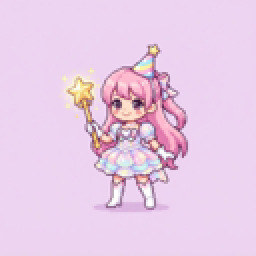
#> input picture _hf-ayesha-bot/ayesha-bot.png, 128 x 128 px (shown 2 times larger)
$ python theme-from-image.py ../_hf-ayesha-bot/ayesha-bot.png
#> lines starting #> are read from the running program, lines starting #| are printed output that depends on the picture
"""
ayesha-os theme extractor — derive a palette from an image and write it
into the `theme` section of ayesha.json (or print a dry-run preview).

run:
    python scripts/theme-from-image.py <image> [--name NAME] [--preset NAME]
        [--set role=#hex ...] [--out ayesha.json] [--dry-run]

Roles written: background, surface, text, primary, accent, secondary,
success, warning, error, dim, border, code_bg.

With --preset, the named built-in theme is used as the base and only the
roles the image actually informs are derived (dark cluster, pop cluster,
text); anything else keeps the preset values. Without it every role is
derived from the image.
"""
import argparse
import json
import sys
from collections import Counter
from pathlib import Path

from PIL import Image

ROOT = Path(__file__).resolve().parent.parent

# fixed hues for semantic roles when we derive them (warm-pink default)
DEFAULT_SEMANTIC = {
    "success": "#62C884",
    "warning": "#E0B24E",
    "error": "#E5536A",
}

PRESETS = {
    "kook": {
        "background": "#101014", "surface": "#16161C", "text": "#E8E6F0",
        "primary": "#E75E9D", "accent": "#D782A7", "secondary": "#4C5D79",
        "success": "#62C884", "warning": "#E0B24E", "error": "#E5536A",
        "dim": "#6A6478", "border": "#3D3E45", "code_bg": "#1A1A22",
    },
    "cyberpunk": {
        "background": "#0D0D0D", "surface": "#111111", "text": "#E8E8E8",
        "primary": "#55FF55", "accent": "#55FFFF", "secondary": "#FFFF55",
        "success": "#55FF55", "warning": "#FFFF55", "error": "#FF5555",
        "dim": "#555555", "border": "#3A3A3A", "code_bg": "#1A1A1A",
    },
    "sakura": {
        "background": "#1B0F18", "surface": "#241221", "text": "#F5E6F0",
        "primary": "#FF6FA5", "accent": "#FFB3D1", "secondary": "#8E7CC3",
        "success": "#6FCF97", "warning": "#E8C17D", "error": "#E5536A",
        "dim": "#8A7084", "border": "#5A3B55", "code_bg": "#2A1826",
    },
    "win95": {
        "background": "#000000", "surface": "#1A1A1A", "text": "#C0C0C0",
        "primary": "#008080", "accent": "#00FFFF", "secondary": "#0000A0",
        "success": "#008000", "warning": "#FFFF00", "error": "#FF0000",
        "dim": "#808080", "border": "#A0A0A0", "code_bg": "#101010",
    },
    "mono": {
        "background": "#0A0A0A", "surface": "#111111", "text": "#CCCCCC",
        "primary": "#FFFFFF", "accent": "#FFFFFF", "secondary": "#999999",
        "success": "#FFFFFF", "warning": "#BBBBBB", "error": "#FF6B6B",
        "dim": "#666666", "border": "#333333", "code_bg": "#181818",
    },
}

ROLE_NAMES = list(PRESETS["kook"].keys())


def luminance(rgb):
    r, g, b = (c / 255.0 for c in rgb)
    return 0.2126 * r + 0.7152 * g + 0.0722 * b


def saturation(rgb):
    mx, mn = max(rgb), min(rgb)
    denom = mx + mn
    if mx == 0 or denom == 0:
        return 0.0
    return (mx - mn) / denom


def rgb_to_hex(rgb):
    return "#{:02X}{:02X}{:02X}".format(*rgb)


def clamp(v):
    return max(0, min(255, int(round(v))))


def mix(c1, c2, t):
    return tuple(clamp(a + (b - a) * t) for a, b in zip(c1, c2))


# [43 lines left out: functions rgb_to_hsl, hsl_to_rgb, rotate_hue, not called in this run]


def quantize_colors(path, size=160, n=14):
    img = Image.open(path).convert("RGB")
    img.thumbnail((size, size))
    small = img.quantize(colors=n, method=2)
    pal = small.getpalette()[: n * 3]
    data = getattr(small, "get_flattened_data", None)
    idxs = data() if data else list(small.getdata())
    counts = Counter(idxs)
    out = []
    for idx, cnt in counts.most_common():
        rgb = tuple(pal[idx * 3 : idx * 3 + 3])
        out.append((cnt, rgb))
    return out


# [4 lines left out: function pick, not called in this run]


def extract_palette(path, preset_base=None, overrides=None):
    overrides = overrides or {}
    colors = quantize_colors(path)

    dark = [(cnt, rgb) for cnt, rgb in colors if luminance(rgb) < 0.30]
    pop = [(cnt, rgb) for cnt, rgb in colors if saturation(rgb) >= 0.35 and luminance(rgb) >= 0.18]
    bright = [(cnt, rgb) for cnt, rgb in colors if luminance(rgb) >= 0.62]

    dark_rgb = [rgb for _, rgb in dark]
    pop_rgb = [rgb for _, rgb in pop]
    bright_rgb = [rgb for _, rgb in bright]

    base = dict(preset_base or {})

    def set_r(r, value):
        if r not in overrides:
            base[r] = value

    # background = darkest, surface = most common neutral dark,
    # border = midpoint between the two
    if dark_rgb:
        bg = min(dark_rgb, key=luminance)
        set_r("background", rgb_to_hex(bg))
        neutral_darks = [
            (cnt, rgb) for cnt, rgb in dark
            if luminance(rgb) > luminance(bg) + 0.01
        ]
        if neutral_darks:
            surface = max(neutral_darks,
                          key=lambda t: t[0] * (1 - saturation(t[1])))[1]
        else:
            surface = max(dark_rgb, key=lambda c: luminance(c))
        set_r("surface", rgb_to_hex(surface))
        set_r("border", rgb_to_hex(mix(bg, surface, 0.5)))
        set_r("code_bg", rgb_to_hex(mix(bg, surface, 0.6)))

    # pop cluster drives primary/accent/secondary
    if pop_rgb:
        pop_ranked = [rgb for _, rgb in sorted(pop, key=lambda t: t[0] * saturation(t[1]), reverse=True)]
        primary = pop_ranked[0]
        set_r("primary", rgb_to_hex(primary))
        if len(pop_ranked) > 1:
            accent = pop_ranked[1]
            if luminance(accent) > luminance(primary):
                set_r("accent", rgb_to_hex(accent))
            else:
                set_r("accent", rgb_to_hex(mix(accent, (255, 255, 255), 0.25)))
        if len(pop_ranked) > 2:
            secondary = pop_ranked[2]
            h, s, lv = rgb_to_hsl(secondary)
            set_r("secondary", rgb_to_hex(hsl_to_rgb(h, max(0.15, min(0.45, s * 0.6)), 0.34)))
    elif base:
        set_r("primary", base.get("primary"))
        set_r("accent", base.get("accent"))
    else:
        # nothing colorful: theme from the darkest hue
        hue_rgb = sorted(dark_rgb, key=lambda c: -saturation(c))[0]
        h, _, _ = rgb_to_hsl(hue_rgb)
        set_r("primary", rgb_to_hex(hsl_to_rgb(h, 0.55, 0.62)))
        set_r("accent", rgb_to_hex(hsl_to_rgb((h + 0.03) % 1.0, 0.45, 0.72)))

    # secondary: most common neutral mid-tone (slate), else derive from primary
    mids = [(cnt, rgb) for cnt, rgb in colors
            if 0.18 <= luminance(rgb) <= 0.55 and saturation(rgb) < 0.35]
    if mids and "secondary" not in base:
        set_r("secondary", rgb_to_hex(max(mids, key=lambda t: t[0])[1]))
    if "secondary" not in base and base.get("primary"):
        h, s, lv = rgb_to_hsl(hex_to_rgb(base["primary"]))
        set_r("secondary", rgb_to_hex(hsl_to_rgb(h, max(0.18, s * 0.35), 0.38)))

    # text: brightest in image, else a near-white
    if bright_rgb:
        set_r("text", rgb_to_hex(max(bright_rgb, key=luminance)))
    elif not preset_base or "text" not in base:
        set_r("text", "#E8E6F0")
    set_r("dim", rgb_to_hex(mix(hex_to_rgb(base["text"]), hex_to_rgb(base["background"]), 0.55)))

    # semantic roles: themed hue rotations off primary
    if base.get("primary"):
        p = hex_to_rgb(base["primary"])
        h, s, lv = rgb_to_hsl(p)
        set_r("success", rgb_to_hex(hsl_to_rgb((h + 0.33) % 1.0, max(0.45, s), 0.55)))
        set_r("warning", rgb_to_hex(hsl_to_rgb((h + 0.15) % 1.0, max(0.45, s), 0.62)))
        if 0.85 <= h <= 1.0 or h <= 0.05:
            # pink/magenta primary: keep error in the red family for contrast
            set_r("error", rgb_to_hex(hsl_to_rgb(0.0, max(0.5, s * 0.9), 0.56)))
        else:
            set_r("error", rgb_to_hex(hsl_to_rgb((h + 0.92) % 1.0, max(0.45, s), 0.58)))
    else:
        set_r("success", DEFAULT_SEMANTIC["success"])
        set_r("warning", DEFAULT_SEMANTIC["warning"])
        set_r("error", DEFAULT_SEMANTIC["error"])

    for r, v in overrides.items():
        base[r] = v
    return {r: base.get(r) for r in ROLE_NAMES}


def hex_to_rgb(hexstr):
    h = hexstr.lstrip("#")
    return tuple(int(h[i : i + 2], 16) for i in (0, 2, 4))


# [5 lines left out: function render_swatch, not called in this run]


def render_ansi_text(text, hexstr):
    r, g, b = hex_to_rgb(hexstr)
    return f"\x1b[38;2;{r};{g};{b}m{text}\x1b[0m"


def main():
    ap = argparse.ArgumentParser(description="derive an ayesha-os theme palette from an image")
    ap.add_argument("image", help="path to the source image")
    ap.add_argument("--name", default="custom", help="theme name to write (default: custom)")
    ap.add_argument("--preset", default=None,
                    help="base theme preset to fill roles the image can't inform")
    ap.add_argument("--set", action="append", default=[],
                    metavar="role=#hex", help="force a role value (repeatable)")
    ap.add_argument("--out", default=str(ROOT / "ayesha.json"), help="config file to write")
    ap.add_argument("--dry-run", action="store_true", help="print only, don't write")
    args = ap.parse_args()

    image_path = Path(args.image)
    if not image_path.exists():
        print(f"error: no such image: {image_path}", file=sys.stderr)
        sys.exit(1)

    overrides = {}
    for pair in args.set:
        if "=" not in pair:
            print(f"error: --set needs role=#hex, got '{pair}'", file=sys.stderr)
            sys.exit(1)
        k, v = pair.split("=", 1)
        k = k.strip().lower()
        if k not in ROLE_NAMES:
            print(f"error: unknown role '{k}' (roles: {', '.join(ROLE_NAMES)})", file=sys.stderr)
            sys.exit(1)
        overrides[k] = v.strip()

    base = PRESETS.get(args.preset) if args.preset else None
    palette = extract_palette(image_path, preset_base=base, overrides=overrides)
#> in quantize_colors, img is the input picture: PIL image 128x128 RGB; mean R, G, B 232.3, 203.9, 230.7
#> in quantize_colors, `small = img.quantize(colors=n, method=2)`:
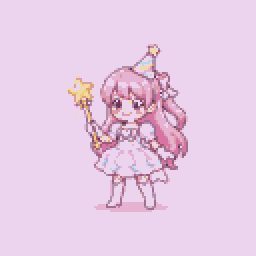
#> small: PIL image 128x128 P (shown 2 times larger); mean R, G, B 231.6, 204, 230.4
#> in quantize_colors, `pal = small.getpalette()[: n * 3]`: pal = 42 values, max 241 at index 21, min 51 at index 34, mean 167
#> in quantize_colors, `idxs = data() if data else list(small.getdata())`: idxs = 16384 values, max 13 at index 5288, min 0 at index 0, mean 0.453
#> in quantize_colors, `counts = Counter(idxs)`: counts = 14 items
#> the loop in quantize_colors, `for idx, cnt in counts.most_common():` made 14 passes
#> (cnt, rgb) on passes 1 to 12: (14331, (236, 212, 239)), (576, (229, 179, 209)), (301, (220, 155, 171)), (291, (163, 109, 144)), (275, (175, 143, 168)), (176, (214, 116, 164)), (157, (157, 90, 113)), (101, (241, 216, 167)), (47, (180, 172, 213)), (42, (215, 164, 107)), (27, (182, 214, 238)), (22, (103, 51, 87))
#> in extract_palette, `dark = [(cnt, rgb) for cnt, rgb in colors if luminance(rgb) < 0.30]`: dark = [(22, (103, 51, 87))]
#> in extract_palette, `pop = [(cnt, rgb) for cnt, rgb in colors if saturation(rgb) >= 0.35 an..`: pop = []
#> in extract_palette, `bright = [(cnt, rgb) for cnt, rgb in colors if luminance(rgb) >= 0.62]`: bright = [(14331, (236, 212, 239)), (576, (229, 179, 209)), (301, (220, 155, 171)), (101, (241, 216, 167)), (47, (180, 172, 213)), (42, (215, 164, 107)), (27, (182, 214, 238)), (19, (240, 204, 118))]
#> in extract_palette, `dark_rgb = [rgb for _, rgb in dark]`: dark_rgb = [(103, 51, 87)]
#> in extract_palette, `pop_rgb = [rgb for _, rgb in pop]`: pop_rgb = []
#> in extract_palette, `bright_rgb = [rgb for _, rgb in bright]`: bright_rgb = [(236, 212, 239), (229, 179, 209), (220, 155, 171), (241, 216, 167), (180, 172, 213), (215, 164, 107), (182, 214, 238), (240, 204, 118)]
#> in extract_palette, `bg = min(dark_rgb, key=luminance)`: bg = (103, 51, 87)
#> in extract_palette, `neutral_darks = [ (cnt, rgb) for cnt, rgb in dark if luminance(rgb) > ..`: neutral_darks = []
#> in extract_palette, `surface = max(dark_rgb, key=lambda c: luminance(c))`: surface = (103, 51, 87)
#> in extract_palette, `mids = [(cnt, rgb) for cnt, rgb in colors if 0.18 <= luminance(rgb) <=..`: mids = [(291, (163, 109, 144)), (157, (157, 90, 113)), (22, (103, 51, 87)), (19, (118, 74, 104))]
#> after the loop in extract_palette, `for r, v in overrides.items():`: base = 12 items
#> palette = 12 items

    print(f"\n  {render_ansi_text(args.name, palette['primary'])}  {render_swatch(palette)}")
    for r in ROLE_NAMES:
        print(f"    {r:<11} {render_ansi_text(palette[r], palette[r])}")
    print()

    if args.dry_run:
        return

    out_path = Path(args.out)
    if out_path.exists():
        cfg = json.loads(out_path.read_text())
    else:
        cfg = {}
    cfg["theme"] = {"name": args.name, "palette": palette}
    out_path.write_text(json.dumps(cfg, indent=2, ensure_ascii=False) + "\n")
    print(f"  wrote theme '{args.name}' -> {out_path}")


if __name__ == "__main__":
#> (the run stopped early here; a loop or call above may not have finished)
